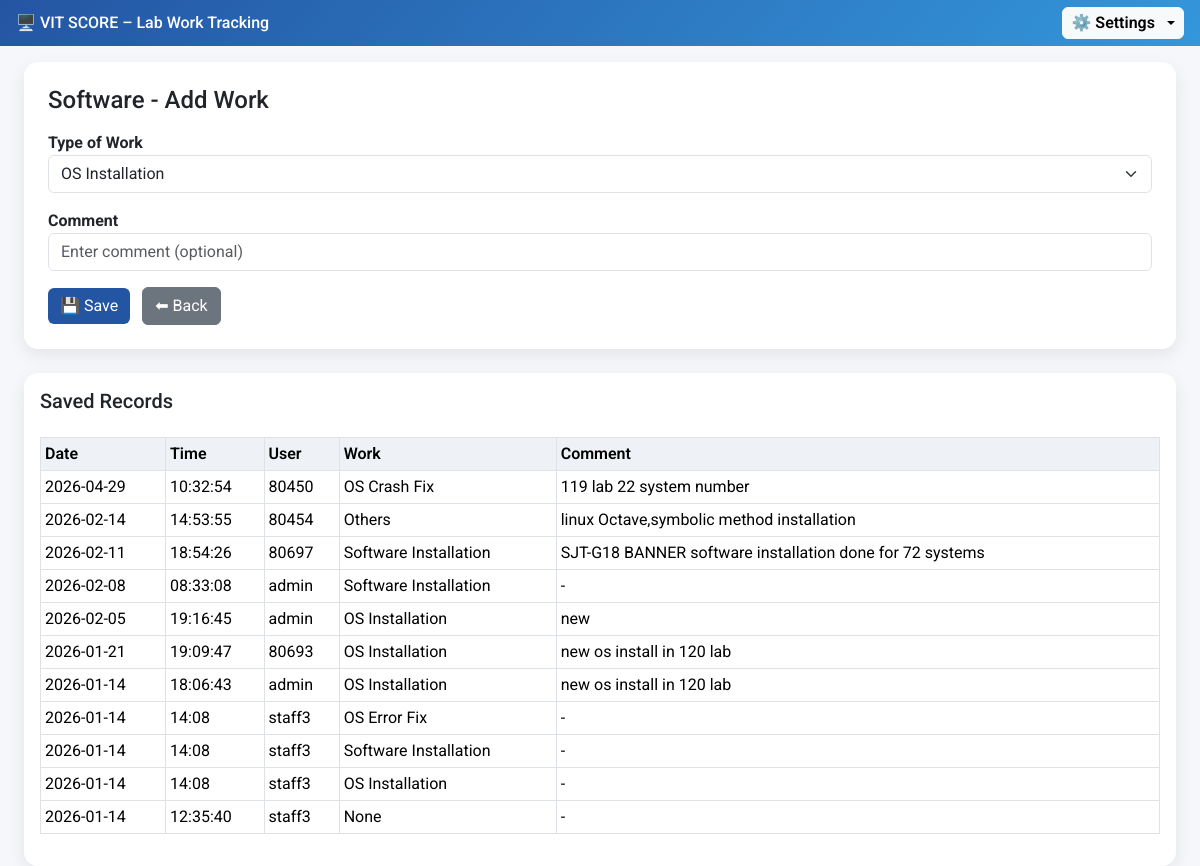
/category/Software (signed in), run on the app's committed database.
### tables this page shows
CREATE TABLE work_log (
            id INTEGER PRIMARY KEY AUTOINCREMENT,
            username TEXT,
            category TEXT,
            work TEXT,
            is_checked INTEGER,
            comment TEXT,
            date TEXT,
            time TEXT
        );

### app.py (the view, shortened to what this page needs)
@app.route("/category/<category_name>", methods=["GET", "POST"])
def category(category_name):
    if "username" not in session:
        return redirect(url_for("login"))
    conn = get_db()
    cur = conn.cursor()
    if session.get("role") == "admin":
        cur.execute("""
            SELECT * FROM work_log
            WHERE category=?
            ORDER BY id DESC
        """, (category_name,))
    else:
        cur.execute("""
            SELECT * FROM work_log
            WHERE category=? AND username=?
            ORDER BY id DESC
        """, (category_name, session["username"]))
    records = cur.fetchall()
    conn.close()
    return render_template(
        "category.html",
        category_name=category_name,
        records=records
    )

### app.py (called while the page is built)
def get_db():
    conn = sqlite3.connect(DB_PATH)
    conn.row_factory = sqlite3.Row
    return conn

### templates/category.html (shortened to what this page needs)
{% extends "base.html" %}
{% block content %}
<div class="row">
    <div class="col-12">
        <div class="card p-4 mb-4">
            <h4>{{ category_name }} - Add Work</h4>
            <form method="POST">
                <label class="fw-bold mt-2">Type of Work</label>
                <select name="work" class="form-select mb-3" required>
                    {% if category_name == "Hardware" %}
                        <option>Mouse/Keyboard Not Working</option>
                        <option>BIOS & UEFI Issue</option>
                        <option>System Configuration</option>
                        <option>Projector Issue</option>
                        <option>RAM/Memory Issue</option>
                        <option>Hard Disk Issue</option>
                        <option>Monitor Display Issue</option>
                        <option>System Overheating</option>
                        <option>Power Cable Not Working</option>
                        <option>PC Not Working</option>
                        <option>Hardware Issue Warranty Claim </option>
                        <option>IoT Components Issued and Collected</option>
                        <option>VGA & HDMI Cable Issues</option>
                        <option>Projector Remote Issues</option>
                        <option>Network Cable Jack Issue</option>
                        <option>Others</option>
                        {% elif category_name == "Software" %}
                        <option>OS Installation</option>
                    {% elif category_name == "Training" %}
                        <option>Networking Training</option>
                        <option>Programming Language Training</option>
                        <option>Other training Programs</option>
                        <option>Others</option>
                    {% elif category_name == "Shifting" %}
                        <option>System Shifting</option>
                        <option>Things Shifting</option>
                        <option>Others</option>
                    {% endif %}
                </select>
                <label class="fw-bold">Comment</label>
                <input type="text" name="comment" class="form-control mb-3"
                       placeholder="Enter comment (optional)">
                <button class="btn btn-primary">💾 Save</button>
                <a href="{{ url_for('dashboard') }}" class="btn btn-secondary ms-2">⬅ Back</a>
            </form>
        </div>
        <div class="card p-3">
            <h5>Saved Records</h5>
            <table class="table table-bordered table-sm mt-3">
                <thead>
                    <tr>
                        <th>Date</th>
                        <th>Time</th>
                        <th>User</th>
                        <th>Work</th>
                        <th>Comment</th>
                    </tr>
                </thead>
                <tbody>
                    {% for r in records %}
                    <tr>
                        <td>{{ r.date }}</td>
                        <td>{{ r.time }}</td>
                        <td>{{ r.username }}</td>
                        <td>{{ r.work }}</td>
                        <td>{{ r.comment or '-' }}</td>
                    </tr>
                    {% else %}
                    <tr>
                        <td colspan="5" class="text-center">No data</td>
                    </tr>
                    {% endfor %}
                </tbody>
            </table>
        </div>
    </div>
</div>
{% endblock %}

### static/style.css (style rules this page uses)
body { background-color: #f5f7fa; font-family: 'Roboto', sans-serif; }
.card { border-radius: 14px; box-shadow: 0 6px 18px rgba(0,0,0,0.08); border: none; }
.btn-primary { background-color: #2455a3; border: none; }
.table th { background-color: #eef2f7; font-weight: 600; }

### templates/base.html (style rules this page uses)
body { font-family: 'Roboto', sans-serif; background-color: #f5f7fa; }

### data on the page
work_log: date "2026-04-29", time "10:32:54", username "80450", work "OS Crash Fix", comment "119 lab 22 system number"
work_log: date "2026-02-14", time "14:53:55", username "80454", work "Others", comment "linux Octave,symbolic method installation"
work_log: date "2026-02-11", time "18:54:26", username "80697", work "Software Installation", comment "SJT-G18 BANNER software installation done for 72 systems"
work_log: date "2026-02-08", time "08:33:08", username "admin", work "Software Installation", comment "-"
work_log: date "2026-02-05", time "19:16:45", username "admin", work "OS Installation", comment "new"
work_log: date "2026-01-21", time "19:09:47", username "80693", work "OS Installation", comment "new os install in 120 lab"
work_log: date "2026-01-14", time "18:06:43", username "admin", work "OS Installation", comment "new os install in 120 lab"
work_log: date "2026-01-14", time "14:08", username "staff3", work "OS Error Fix", comment "-"
work_log: date "2026-01-14", time "14:08", username "staff3", work "Software Installation", comment "-"
work_log: date "2026-01-14", time "14:08", username "staff3", work "OS Installation", comment "-"
work_log: date "2026-01-14", time "12:35:40", username "staff3", work "None", comment "-"

### other printed values
{{ category_name }} "Software"
